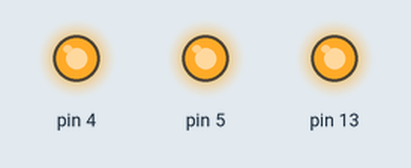
This sketch was run on a simulated Arduino Uno, built with avr-gcc and run on an emulated ATmega328P. Parts: output pins drawn as LEDs (lit = HIGH).

Above: at 5.0 s.
At 15.0 s:
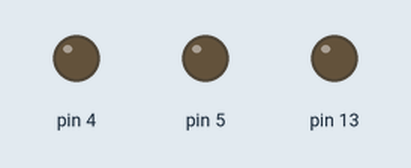
Timing chart, 0 to 26.0 s (numbered marks = the images above):
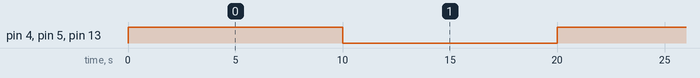

The sketch:

TRIAC-D4D5.ino
```cpp
void setup() {
  // initialize digital pin LED_BUILTIN as an output.
  pinMode(4, OUTPUT);
  pinMode(5, OUTPUT);
  pinMode(13, OUTPUT);
}

//

void loop() {
  digitalWrite(4, HIGH);   //
  digitalWrite(5, HIGH);   //
  digitalWrite(13, HIGH);   //
  delay(10000);                       //


  digitalWrite(4, LOW);    //
  digitalWrite(5, LOW);   //
  digitalWrite(13, LOW);   //
  delay(10000);                       //


}
```

Measured:
- by itself, pin 4, pin 5, pin 13: alternates HIGH for 10.0 s and LOW for 10.0 s
